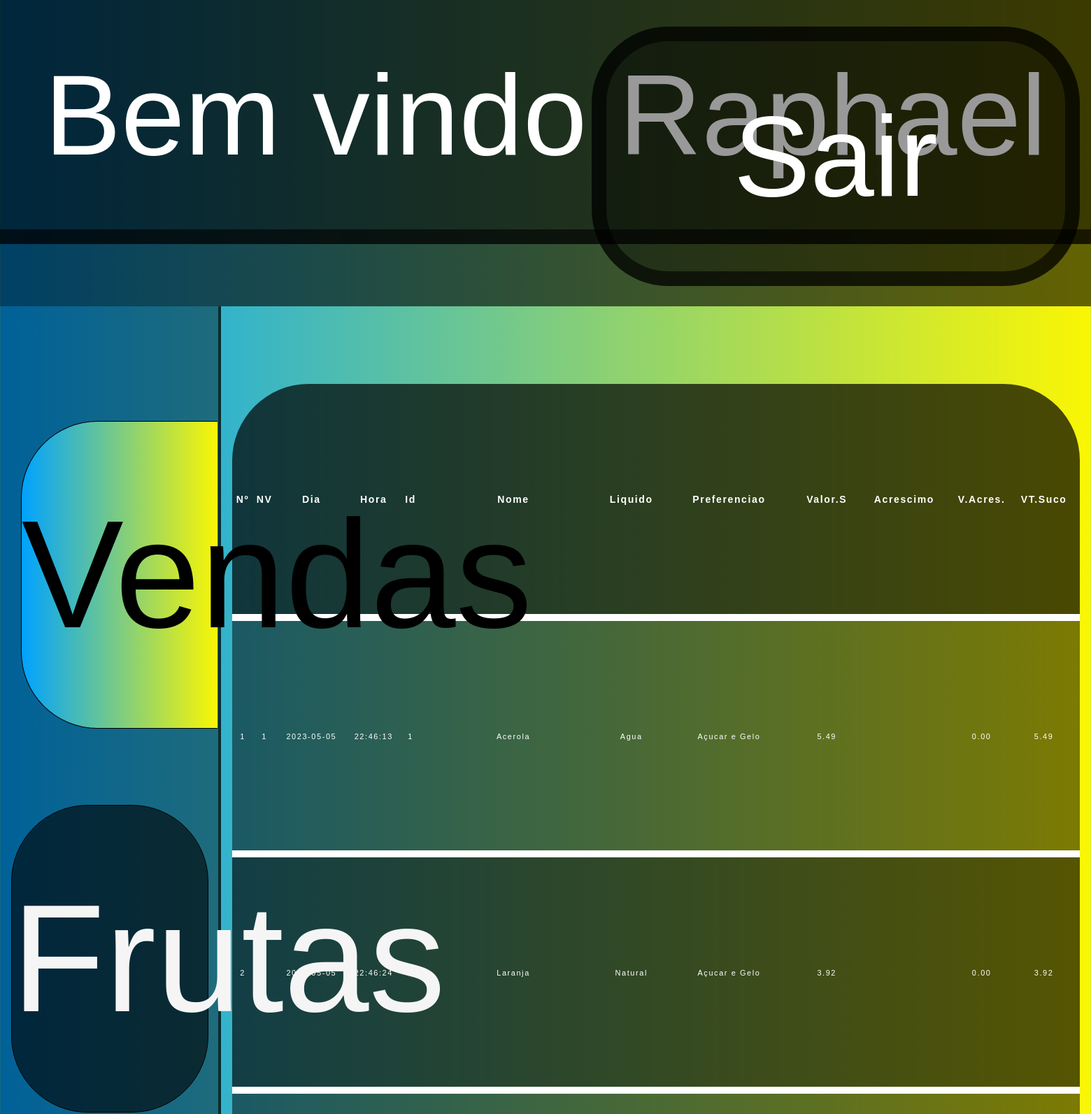
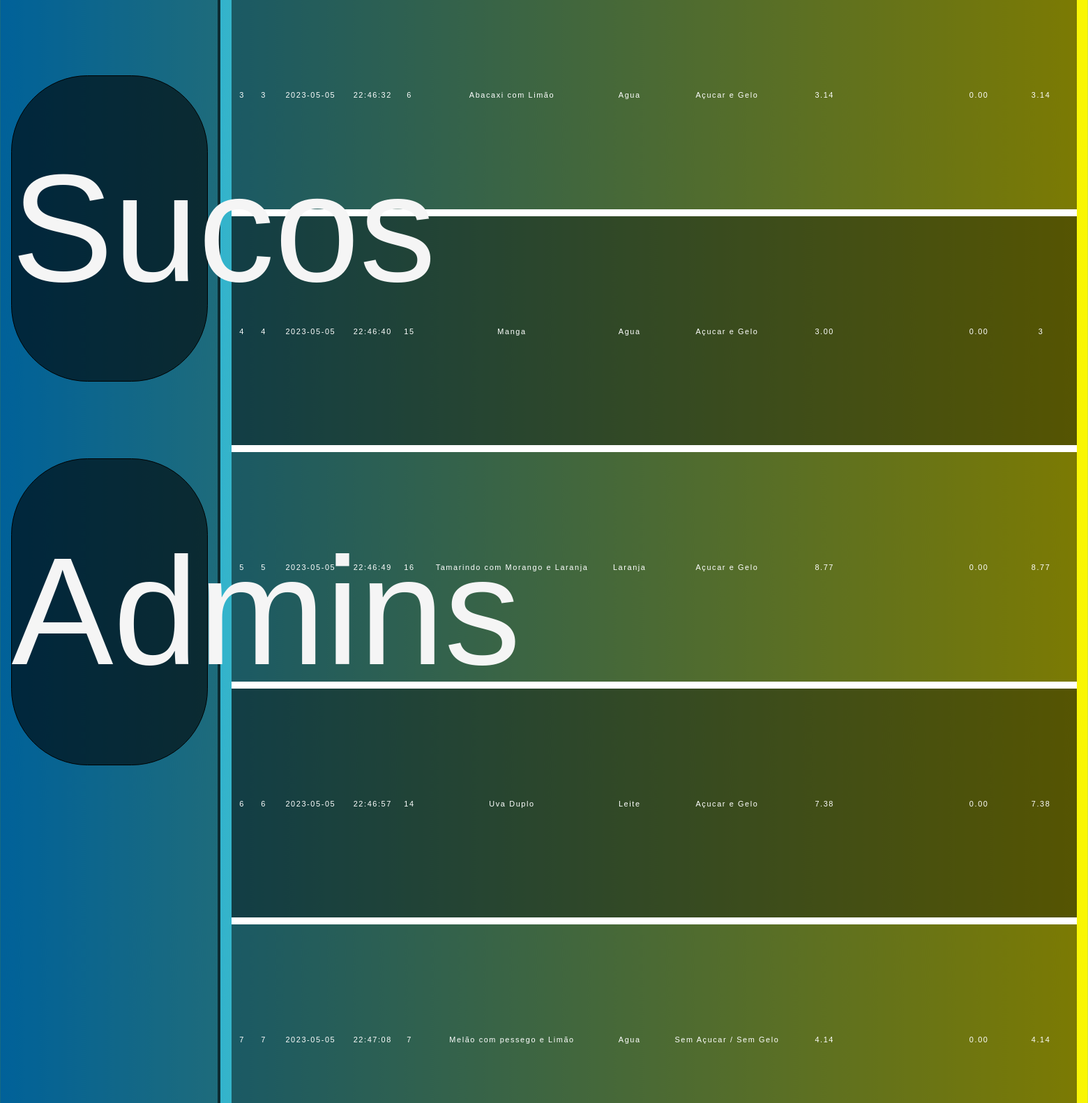
/Admin/Admin.php (signed in, upper part), run on the app's committed database (2 pictures, top to bottom).
### tables this page shows
CREATE TABLE `admin_vendas_uni` (
  `id` int(11) NOT NULL AUTO_INCREMENT,
  `id_venda_uni` varchar(45) NOT NULL,
  `dia` date NOT NULL,
  `hora` varchar(45) NOT NULL,
  `id_fk` varchar(45) NOT NULL,
  `nome` varchar(45) NOT NULL,
  `liquido` varchar(45) NOT NULL,
  `preferencia` varchar(45) NOT NULL,
  `valor` decimal(4,2) NOT NULL,
  `acrescimo` varchar(45) NOT NULL,
  `valor_acrescimo` decimal(4,2) NOT NULL,
  PRIMARY KEY (`id`)
);

### admin/Templates/Admin_Table_Vendas.php (the view)
<table id="admin_table_vendas">
    <thead>
        <tr>
            <th class="table_col_2vw">     Nº          </th>
            <th class="table_col_2vw">     NV          </th>
            <th class="table_col_6vw">     Dia         </th>
            <th class="table_col_4vw">     Hora        </th>
            <th class="table_col_2vw">     Id          </th>
            <th class="table_col_18vw">    Nome        </th>
            <th class="table_col_4vw">     Liquido     </th>
            <th class="table_col_14vw">    Preferenciao</th>
            <th class="table_col_4vw">     Valor.S     </th>
            <th class="table_col_10vw">    Acrescimo   </th>
            <th class="table_col_4vw">     V.Acres.    </th>
            <th class="table_col_6vw">     VT.Suco     </th>
        </tr>
    </thead>
    <tbody>
        <?php
            include_once('../config.php');
            $sql_2 = "SELECT * FROM admin_vendas_uni ";
            $result_2 = $conexao->query($sql_2);
            $soma_itens = 0;
            while($user_data = mysqli_fetch_assoc($result_2)) {
                $soma_itens += 1;
                $vd = $user_data['id_venda_uni'];
                if($vd % 2 == 0 ){
                echo "<tr class='table_col_cor'>";
                    echo "<td class='table_col_2vw'>".$soma_itens."</td>";
                    echo "<td class='table_col_2vw'>".$user_data['id_venda_uni']."</td>";
                    echo "<td class='table_col_6vw'>".$user_data['dia']."</td>";
                    echo "<td class='table_col_4vw'>".$user_data['hora']."</td>";
                    echo "<td class='table_col_2vw'>".$user_data['id_fk']."</td>";
                    echo "<td class='table_col_18vw'>".$user_data['nome']."</td>";
                    echo "<td class='table_col_4vw'>".$user_data['liquido']."</td>";
                    echo "<td class='table_col_14vw'>".$user_data['preferencia']."</td>";
                    echo "<td class='table_col_4vw'>".$user_data['valor']."</td>";
                    echo "<td class='table_col_10vw'>".$user_data['acrescimo']."</td>";
                    echo "<td class='table_col_4vw'>".$user_data['valor_acrescimo']."</td>";
                    $v_1 = $user_data['valor'];
                    $v_2 = $user_data['valor_acrescimo'];
                    $v_1 = number_format($v_1, 2, '.','');
                    $v_2 = number_format($v_2, 2, '.','');
                    $vt_suco = $v_1 + $v_2;
                    echo "<td class='table_col_6vw'>".$vt_suco."</td>";
                echo "</tr>";
            }
            else {
                echo "<tr>";
                echo "<td class='table_col_2vw'>".$soma_itens."</td>";
                echo "<td class='table_col_2vw'>".$user_data['id_venda_uni']."</td>";
                echo "<td class='table_col_6vw'>".$user_data['dia']."</td>";
                echo "<td class='table_col_4vw'>".$user_data['hora']."</td>";
                echo "<td class='table_col_2vw'>".$user_data['id_fk']."</td>";
                echo "<td class='table_col_18vw'>".$user_data['nome']."</td>";
                echo "<td class='table_col_4vw'>".$user_data['liquido']."</td>";
                echo "<td class='table_col_14vw'>".$user_data['preferencia']."</td>";
                echo "<td class='table_col_4vw'>".$user_data['valor']."</td>";
                echo "<td class='table_col_10vw'>".$user_data['acrescimo']."</td>";
                echo "<td class='table_col_4vw'>".$user_data['valor_acrescimo']."</td>";
                $v_1 = $user_data['valor'];
                $v_2 = $user_data['valor_acrescimo'];
                $v_1 = number_format($v_1, 2, '.','');
                $v_2 = number_format($v_2, 2, '.','');
                $vt_suco = $v_1 + $v_2;
                echo "<td class='table_col_6vw'>".$vt_suco."</td>";
            echo "</tr>";
            }
        }
            ?>
    </tbody>
</table>

### admin/Static_28/css/Tela.css (style rules this page uses)
html { width: 100vw; height: 100vh; }

### admin/Static_28/css/Table.css (style rules this page uses)
table { letter-spacing: 0.1rem; font-size: 0.9vw; color:white; text-align: center; width: 100%; }
thead { background: rgba(0, 0, 0, 0.7); display: inline-block; width: 100%; border-radius: 2vh 2vh 0 0; }
tbody { background: rgba(0, 0, 0, 0.5); display: inline-block; width: 100%; overflow:auto; max-height: 80vh; }
tr { display: flex; flex-flow: row; width: 100%; height: 6vh; line-height:6vh; font-family: Arial, Helvetica, sans-serif; border-bottom:0.2vh solid white; float:left; }
.table_col_cor { background: rgba(0, 0, 0, 0.3); }
tr .table_col_2vw { flex-grow: 0; flex-basis: 2vw; }
tr .table_col_4vw { flex-grow: 0; flex-basis: 5vw; }
tr .table_col_6vw { flex-grow: 0; flex-basis: 7vw; }
tr .table_col_10vw { flex-grow: 0; flex-basis: 10vw; }
tr .table_col_14vw { flex-grow: 0; flex-basis: 14vw; }
tr .table_col_18vw { flex-grow: 0; flex-basis: 18vw; }
#admin_table_vendas tbody { font-size: 0.7vw; }

### data on the page
admin_vendas_uni: id_venda_uni "1", dia "2023-05-05", hora "22:46:13", id_fk "1", nome "Acerola", liquido "Agua", preferencia "Açucar e Gelo", valor "5.49", valor_acrescimo "0.00"
admin_vendas_uni: id_venda_uni "2", dia "2023-05-05", hora "22:46:24", id_fk "3", nome "Laranja", liquido "Natural", preferencia "Açucar e Gelo", valor "3.92", valor_acrescimo "0.00"
admin_vendas_uni: id_venda_uni "3", dia "2023-05-05", hora "22:46:32", id_fk "6", nome "Abacaxi com Limão", liquido "Agua", preferencia "Açucar e Gelo", valor "3.14", valor_acrescimo "0.00"
admin_vendas_uni: id_venda_uni "4", dia "2023-05-05", hora "22:46:40", id_fk "15", nome "Manga", liquido "Agua", preferencia "Açucar e Gelo", valor "3.00", valor_acrescimo "0.00", vt_suco "3"
admin_vendas_uni: id_venda_uni "5", dia "2023-05-05", hora "22:46:49", id_fk "16", nome "Tamarindo com Morango e Laranja", liquido "Laranja", preferencia "Açucar e Gelo", valor "8.77", valor_acrescimo "0.00"
admin_vendas_uni: id_venda_uni "6", dia "2023-05-05", hora "22:46:57", id_fk "14", nome "Uva Duplo", liquido "Leite", preferencia "Açucar e Gelo", valor "7.38", valor_acrescimo "0.00"
admin_vendas_uni: id_venda_uni "7", dia "2023-05-05", hora "22:47:08", id_fk "7", nome "Melão com pessego e Limão", liquido "Agua", preferencia "Sem Açucar / Sem Gelo", valor "4.14", valor_acrescimo "0.00"

### other printed values
$logado "Raphael"
